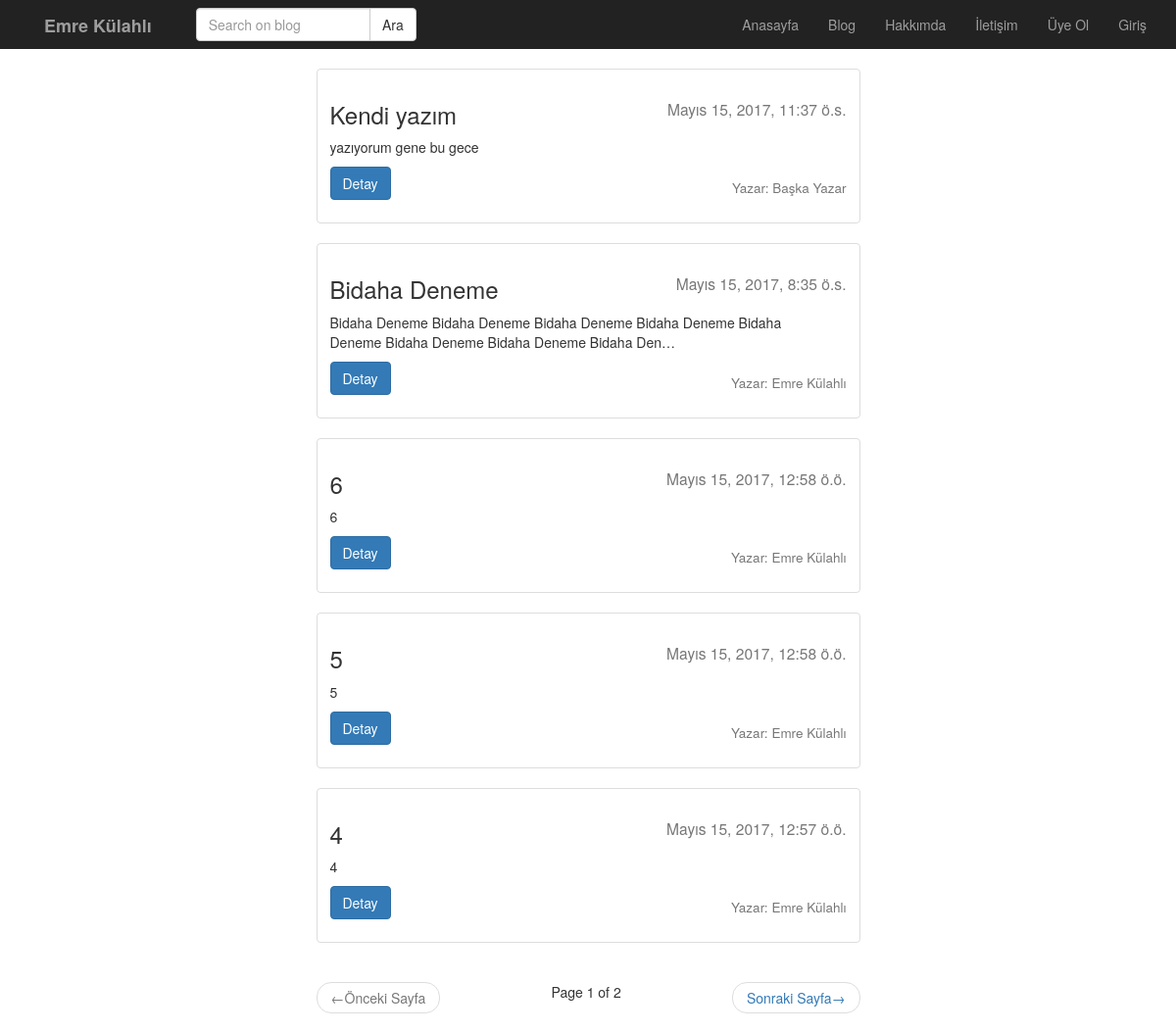
The page /post/index/ on the database its author committed.
### post/models.py (models this page shows, shortened)
class Post(models.Model):
    user = models.ForeignKey('auth.User', verbose_name='Yazar', related_name='posts')
    title = models.CharField(max_length=120, verbose_name= 'Başlık')
    content = RichTextField(verbose_name='İçerik')
    publishing_date = models.DateTimeField(verbose_name='Yayımlanma Tarihi', auto_now_add=True)
    image = models.ImageField(null=True, blank=True)
    slug = models.SlugField(unique=True, editable=False, max_length=130)
    def get_absolute_url(self):
        return reverse('post:detail', kwargs={'slug': self.slug})
    class Meta:
        ordering = ['-publishing_date']

### post/views.py (the view)
def post_index(request):
    post_list = Post.objects.all()
    query = request.GET.get('q')
    if query:
        post_list = post_list.filter(Q(title__icontains=query) |
                                     Q(content__icontains=query) |
                                     Q(user__first_name__icontains=query) |
                                     Q(user__last_name__icontains=query)
                                     ).distinct()
    paginator = Paginator(post_list, 5)  # Show 25 contacts per page
    page = request.GET.get('page')
    try:
        posts = paginator.page(page)
    except PageNotAnInteger:
        posts = paginator.page(1)
    except EmptyPage:
        posts = paginator.page(paginator.num_pages)
    return render(request, 'post/index.html', {'posts': posts})

### templates/post/index.html (shortened to what this page needs)
{% extends 'base.html' %}
{% block body %}
    <div class="container">
    {% for post in posts %}
        <div class="row">
          <div class="col-md-6 col-md-offset-3">
            <div class="thumbnail">
              <div class="caption">
                <h3>{{ post.title }}<small style="float: right;">{{ post.publishing_date }}</small></h3>
                <p>{{ post.content|safe|linebreaks|truncatechars:150 }}</p>
                  <h4 style="float: right;"><small>Yazar: {{ post.user.get_full_name }}</small></h4>
                <p> <a href="{{ post.get_absolute_url }}" class="btn btn-primary" role="button">Detay</a>
                </p>
              </div>
            </div>
          </div>
        </div>
    {% endfor %}
        <div class="row">
            <div class="col-md-6 col-md-offset-3">
                <nav aria-label="Pager">
                  <ul class="pager">
                      {% if not posts.has_previous %}
                            <li class="previous disabled">
                                <a><span aria-hidden="true">&larr;</span>Önceki Sayfa</a>
                            </li>
                      {% else %}
                    <li class="previous">
                        <a href="?page={{ posts.previous_page_number }}{% if request.GET.q %}&q={{ request.GET.q }}{% endif %}"><span aria-hidden="true">&larr;</span>Önceki Sayfa</a>
                     {% endif %}
                      Page {{ posts.number }} of {{ posts.paginator.num_pages }}
                      {% if posts.has_next %}
                        <li class="next">
                        <a href="?page={{ posts.next_page_number }}{% if request.GET.q %}&q={{ request.GET.q }}{% endif %}">Sonraki Sayfa<span aria-hidden="true">&rarr;</span></a>
                        </li>
                      {% else %}
                          <li class="next disabled">
                                <a>Sonraki Sayfa<span aria-hidden="true">&rarr;</span></a>
                          </li>
                      {% endif %}
                  </ul>
                </nav>
            </div>
        </div>
</div>
{% endblock %}

### templates/base.html (shortened to what this page needs)
{% load static %}
<!DOCTYPE html>
<html lang="en">
<head>
    <link rel="stylesheet" href="{% static 'css/bootstrap.min.css' %}">
    <link rel="stylesheet" href="{% static 'css/style.css' %}">
</head>
<body>
    {% include 'header.html' %}
    {% block body %}
    {% endblock %}
</body>
</html>

### templates/header.html (shortened to what this page needs)
<nav class="navbar-inverse navbar-fixed-top" role="banner">
    <div class="container">
        <div class="navbar-header">
            <a href="{% url 'home' %}" class="navbar-brand"><strong>Emre Külahlı</strong></a>
        </div>
        <nav class="collapse navbar-collapse" role="navigation">
        <div class="col-sm-3 col-md-3">
            <form class="navbar-form navbar-left" role="search" method="GET" action="{{ request.GET.q }}">
                <div class="input-group">
                    <input class="form-control" type="text" name="q" placeholder="Search on blog" value="" >
                    <span class="input-group-btn">
                        <input class="btn btn-default" type="submit" value="Ara">
                    </span>
                </div>
            </form>
        </div>
            <ul class="nav navbar-nav navbar-right">
                <li><a href="{% url 'home' %}">Anasayfa</a></li>
                <li><a href="{% url 'post:index' %}">Blog</a></li>
                <li><a href="#">Hakkımda</a></li>
                <li><a href="#">İletişim</a></li>
                {% if not request.user.is_authenticated %}
                    <li><a href="{% url 'accounts:register' %}">Üye Ol</a></li>
                    <li><a href="{% url 'accounts:login' %}">Giriş</a></li>
                {% else %}
                    <li><a href="{% url 'accounts:logout' %}">Çıkış ({{ request.user.username }})</a></li>
                {% endif %}
            </ul>
        </nav>
    </div>
</nav>

### static/css/style.css (style rules this page uses)
body { padding-top: 70px; }

### rows shown on the page
Post: title "Kendi yazım", publishing_date "Mayıs 15, 2017, 11:37 ö.s.", content "yazıyorum gene bu gece", user.get_full_name "Başka Yazar"
Post: title "Bidaha Deneme", publishing_date "Mayıs 15, 2017, 8:35 ö.s.", content "Bidaha Deneme Bidaha Deneme Bidaha Deneme Bidaha Deneme Bidaha Deneme Bidaha Deneme Bidaha Deneme Bidaha Den…", user.get_full_name "Emre Külahlı"
Post: title "6", publishing_date "Mayıs 15, 2017, 12:58 ö.ö.", content "6", user.get_full_name "Emre Külahlı"
Post: title "5", publishing_date "Mayıs 15, 2017, 12:58 ö.ö.", content "5", user.get_full_name "Emre Külahlı"
Post: title "4", publishing_date "Mayıs 15, 2017, 12:57 ö.ö.", content "4", user.get_full_name "Emre Külahlı"

### other values the page prints
{{ posts.number }} "1"
{{ posts.paginator.num_pages }} "2"
